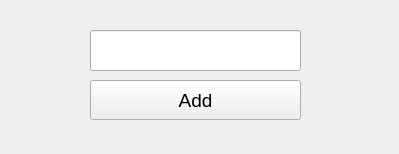
<?xml version="1.0" encoding="UTF-8"?>
<ui version="4.0">
 <class>CategoriesWindow</class>
 <widget class="QWidget" name="CategoriesWindow">
  <property name="geometry">
   <rect>
    <x>0</x>
    <y>0</y>
    <width>399</width>
    <height>154</height>
   </rect>
  </property>
  <property name="windowTitle">
   <string>Form</string>
  </property>
  <widget class="QPushButton" name="bAdd">
   <property name="geometry">
    <rect>
     <x>90</x>
     <y>80</y>
     <width>211</width>
     <height>40</height>
    </rect>
   </property>
   <property name="font">
    <font>
     <family>Leelawadee UI</family>
     <pointsize>14</pointsize>
    </font>
   </property>
   <property name="text">
    <string>Add</string>
   </property>
  </widget>
  <widget class="QLineEdit" name="eName">
   <property name="geometry">
    <rect>
     <x>90</x>
     <y>30</y>
     <width>211</width>
     <height>41</height>
    </rect>
   </property>
   <property name="font">
    <font>
     <family>Leelawadee UI</family>
     <pointsize>14</pointsize>
    </font>
   </property>
   <property name="maxLength">
    <number>12</number>
   </property>
   <property name="alignment">
    <set>Qt::AlignCenter</set>
   </property>
  </widget>
 </widget>
 <resources/>
 <connections/>
</ui>
